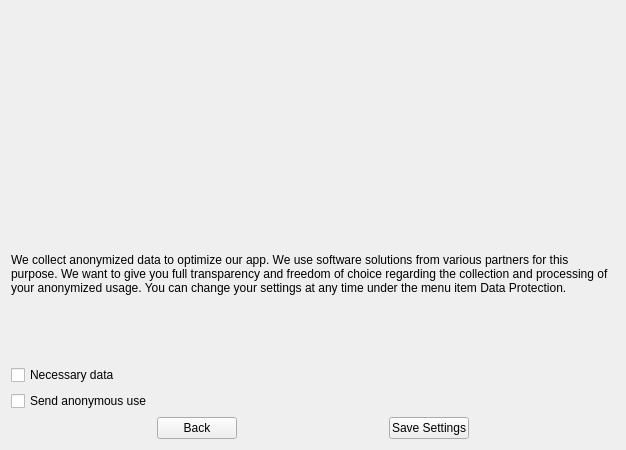
<?xml version="1.0" encoding="UTF-8"?>
<ui version="4.0">
    <class>OCC::DataProtectionSettingsPage</class>
    <widget class="QWidget" name="OCC::DataProtectionSettingsPage">
        <property name="geometry">
            <rect>
                <x>0</x>
                <y>0</y>
                <width>626</width>
                <height>450</height>
            </rect>
        </property>
        <property name="sizePolicy">
            <sizepolicy hsizetype="Preferred" vsizetype="Preferred">
                <horstretch>0</horstretch>
                <verstretch>0</verstretch>
            </sizepolicy>
        </property>
        <property name="windowTitle">
            <string>Form</string>
        </property>
        <layout class="QVBoxLayout" name="mainVBox">
            <item>
                <widget class="OCC::SlideShow" name="slideShow" native="true">
                    <property name="font">
                        <font>
                            <pointsize>12</pointsize>
                            <bold>true</bold>
                        </font>
                    </property>
                    <property name="sizeHint" stdset="0">
                        <size>
                            <width>-1</width>
                            <height>-1</height>
                        </size>
                    </property>
                </widget>
            </item>
            <item>
                <widget class="QLabel" name="label">
                    <property name="text">
                        <string>We collect anonymized data to optimize our app. We use software solutions from various partners for this purpose. We want to give you full transparency and freedom of choice regarding the collection and processing of your anonymized usage. You can change your settings at any time under the menu item Data Protection.</string>
                    </property>
                    <property name="wordWrap">
                        <bool>true</bool>
                    </property>
                </widget>
            </item>
            <item>
                <widget class="QCheckBox" name="necessaryDataCheckBox">
                    <property name="text">
                        <string>Necessary data</string>
                    </property>
                </widget>
            </item>
            <item>
                <widget class="QCheckBox" name="anonymousDataCheckBox">
                    <property name="text">
                        <string>Send anonymous use</string>
                    </property>
                </widget>
            </item>
            <item>
                <layout class="QHBoxLayout" name="buttonLayout">
                    <item>
                        <widget class="QPushButton" name="backButton">
                            <property name="maximumSize">
                                <size>
                                    <width>80</width>
                                    <height>16777215</height>
                                </size>
                            </property>
                            <property name="text">
                                <string>Back</string>
                            </property>
                        </widget>
                    </item>
                    <item>
                        <widget class="QPushButton" name="saveButton">
                            <property name="maximumSize">
                                <size>
                                    <width>80</width>
                                    <height>16777215</height>
                                </size>
                            </property>
                            <property name="text">
                                <string>Save Settings</string>
                            </property>
                        </widget>
                    </item>
                </layout>
            </item>
        </layout>
    </widget>
    <customwidgets>
        <customwidget>
            <class>OCC::SlideShow</class>
            <extends>QWidget</extends>
            <header>wizard/slideshow.h</header>
        </customwidget>
        <customwidget>
            <class>OCC::LinkLabel</class>
            <extends>QWidget</extends>
            <header>wizard/linklabel.h</header>
            <container>1</container>
        </customwidget>
    </customwidgets>
    <resources/>
    <connections/>
</ui>
